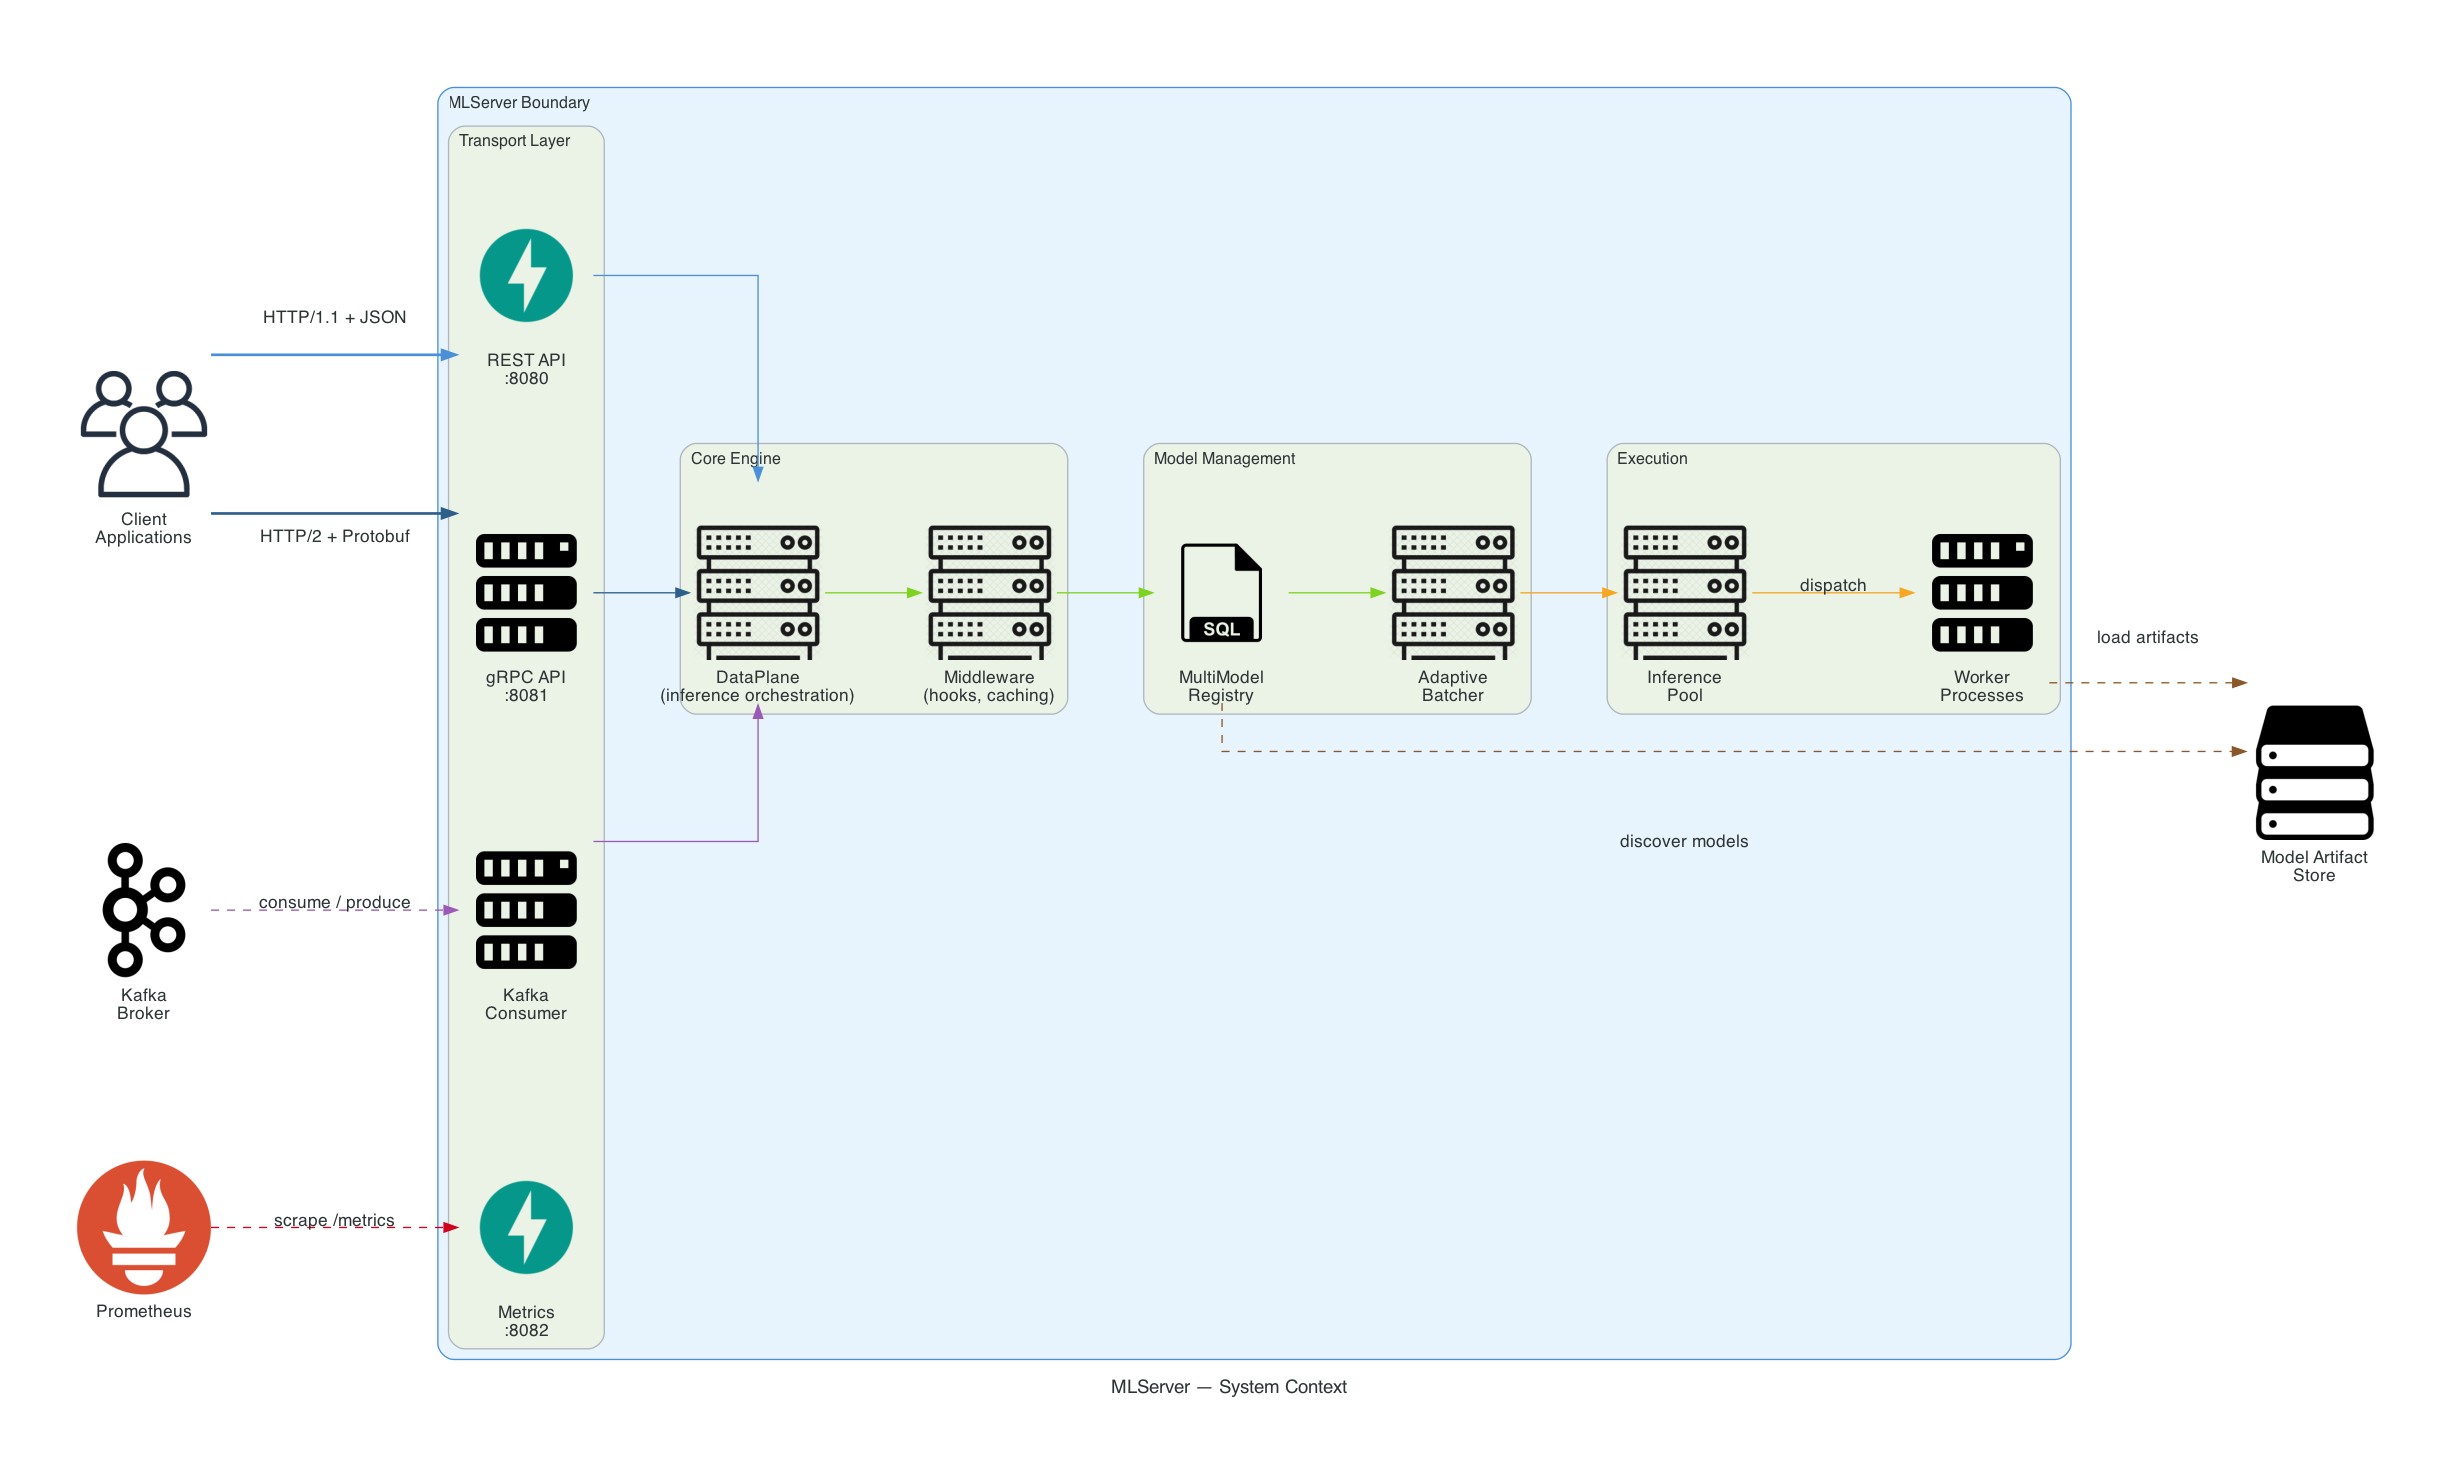

Reproduce this figure in Python.
"""MLServer System Context Diagram (C4-style)."""

from diagrams import Cluster, Diagram, Edge
from diagrams.onprem.client import Users
from diagrams.onprem.compute import Server
from diagrams.onprem.network import Nginx
from diagrams.onprem.monitoring import Prometheus
from diagrams.onprem.queue import Kafka
from diagrams.programming.framework import FastAPI
from diagrams.generic.storage import Storage
from diagrams.generic.compute import Rack
from diagrams.generic.database import SQL

graph_attr = {
    "fontsize": "14",
    "bgcolor": "white",
    "pad": "0.8",
    "nodesep": "1.0",
    "ranksep": "1.0",
    "splines": "ortho",
}

with Diagram(
    "MLServer — System Context",
    filename="/Users/imran/Projects/MLServer/docs/diagrams/system_context",
    show=False,
    direction="LR",
    graph_attr=graph_attr,
    outformat="png",
):
    # External actors
    client = Users("Client\nApplications")
    kafka_ext = Kafka("Kafka\nBroker")
    prometheus = Prometheus("Prometheus")
    model_store = Storage("Model Artifact\nStore")

    with Cluster("MLServer Boundary", graph_attr={"bgcolor": "#E8F4FD", "pencolor": "#4A90D9"}):

        with Cluster("Transport Layer"):
            rest = FastAPI("REST API\n:8080")
            grpc = Server("gRPC API\n:8081")
            metrics = FastAPI("Metrics\n:8082")
            kafka_srv = Server("Kafka\nConsumer")

        with Cluster("Core Engine"):
            dataplane = Rack("DataPlane\n(inference orchestration)")
            middleware = Rack("Middleware\n(hooks, caching)")

        with Cluster("Model Management"):
            registry = SQL("MultiModel\nRegistry")
            batcher = Rack("Adaptive\nBatcher")

        with Cluster("Execution"):
            pool = Rack("Inference\nPool")
            workers = Server("Worker\nProcesses")

    # Client paths
    client >> Edge(label="HTTP/1.1 + JSON", color="#4A90D9", style="bold") >> rest
    client >> Edge(label="HTTP/2 + Protobuf", color="#2C5F8A", style="bold") >> grpc

    # Transport → Core
    rest >> Edge(color="#4A90D9") >> dataplane
    grpc >> Edge(color="#2C5F8A") >> dataplane
    kafka_srv >> Edge(color="#9B59B6") >> dataplane

    # Core → Model Management
    dataplane >> Edge(color="#7ED321") >> middleware
    middleware >> Edge(color="#7ED321") >> registry
    registry >> Edge(color="#7ED321") >> batcher

    # Model Management → Execution
    batcher >> Edge(color="#F5A623") >> pool
    pool >> Edge(label="dispatch", color="#F5A623") >> workers

    # External integrations
    kafka_ext >> Edge(label="consume / produce", color="#9B59B6", style="dashed") >> kafka_srv
    prometheus >> Edge(label="scrape /metrics", color="#D0021B", style="dashed") >> metrics

    # Model loading
    workers >> Edge(label="load artifacts", color="#8B572A", style="dashed") >> model_store
    registry >> Edge(label="discover models", color="#8B572A", style="dashed") >> model_store
